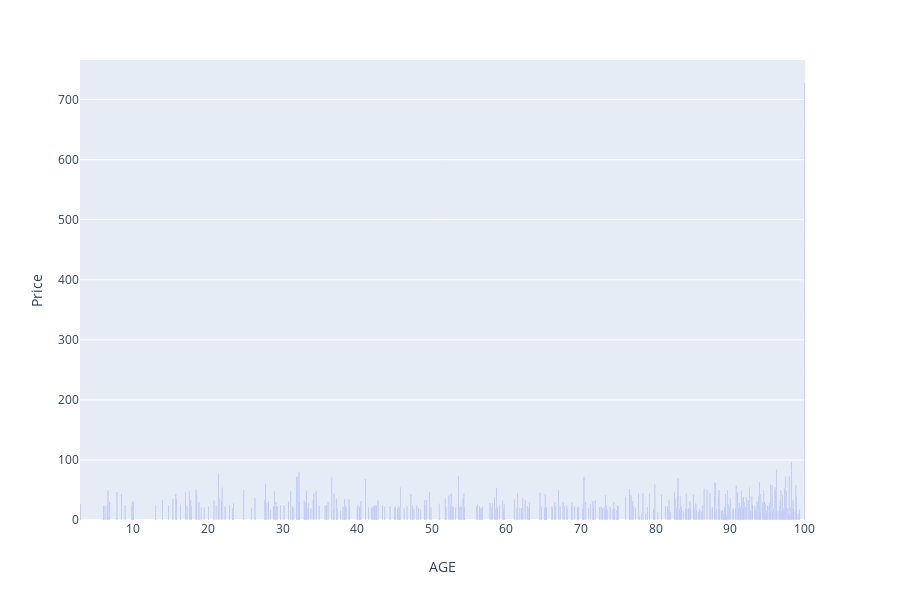

The cell this chart's notebook holds for it:
### Code cell
fig = py.bar(df, x='AGE',y='Price')
fig.show()

### Figure 1 — Plotly figure (JSON) as saved in the notebook; plotly's stock layout.template omitted (floating-point values rounded to 4 significant figures; data arrays with more than 128 entries replaced by an {"elided": "..."} marker saying what was removed)
{"data": [{"alignmentgroup": "True", "hoverlabel": {"namelength": 0}, "hovertemplate": "AGE=%{x}<br>Price=%{y}", "legendgroup": "", "marker": {"color": "#636efa"}, "name": "", "offsetgroup": "", "orientation": "v", "showlegend": false, "textposition": "auto", "type": "bar", "x": {"elided": "506 float values"}, "xaxis": "x", "y": {"elided": "506 float values"}, "yaxis": "y"}], "layout": {"barmode": "relative", "height": 600, "legend": {"tracegroupgap": 0}, "margin": {"t": 60}, "xaxis": {"anchor": "y", "domain": [0, 0.98], "title": {"text": "AGE"}}, "yaxis": {"anchor": "x", "domain": [0, 1], "title": {"text": "Price"}}}}
